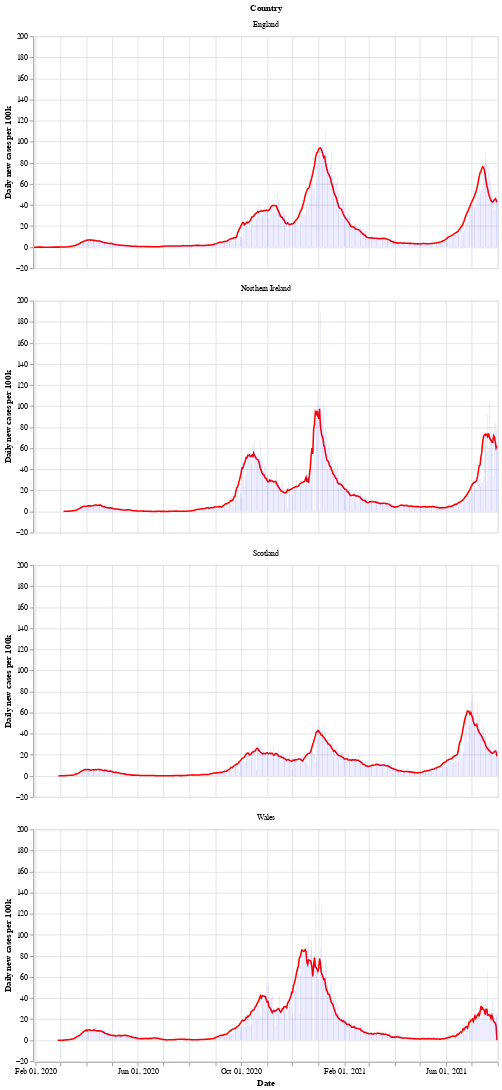

Notebook code cell kept with this figure:
### Markdown cell above
Next is a bar chart of the number of new cases in each country (per 100k population), with the 7 day moving average of cases. Again we see that Wales saw a longer period of raising and falling cases compared to the other countries.

After a period of cases falling, each nation is now seeing a rise in the number of cases - especially in Wales.

### Code cell
# collapse
bars = alt.Chart(uk_cases).mark_bar().encode(
    x=alt.X("yearmonthdate(date):T", axis=alt.Axis(title='Date')),
    y=alt.Y("newCasesRate:Q", axis=alt.Axis(title='Daily new cases per 100k')),
    tooltip='newCasesRate',
    color=alt.condition(
        alt.datum.dailyChange > 0,
        alt.value("orange"),  # The positive color
        alt.value("blue")  # The negative color
    )
).properties(title='New cases per 100k population with rolling 7 day average', width=600).interactive()
line = alt.Chart(uk_cases).mark_line(
    color='red',
    size=2,
).transform_window(
    rolling_mean='mean(newCasesRate)',
    frame=[0, 7],
    groupby=['areaName']
).encode(
    x='yearmonthdate(date):T',
    y='rolling_mean:Q'
)
alt.layer(line, bars, data=uk_cases).facet(alt.Row('areaName', title='Country'), columns=1)

### Figure 1 — Vega-Lite specification as saved in the notebook (floating-point values rounded to 4 significant figures; data arrays with more than 128 entries replaced by an {"elided": "..."} marker saying what was removed)
{"config": {"view": {"continuousWidth": 400, "continuousHeight": 300}}, "data": {"name": "data-8d2e8752c02b372efb3678294b3224a5"}, "facet": {"type": "nominal", "field": "areaName", "title": "Country"}, "spec": {"layer": [{"mark": {"type": "line", "color": "red", "size": 2}, "encoding": {"x": {"type": "temporal", "field": "date", "timeUnit": "yearmonthdate"}, "y": {"type": "quantitative", "field": "rolling_mean"}}, "transform": [{"window": [{"op": "mean", "field": "newCasesRate", "as": "rolling_mean"}], "frame": [0, 7], "groupby": ["areaName"]}]}, {"mark": "bar", "encoding": {"color": {"condition": {"value": "orange", "test": "(datum.dailyChange > 0)"}, "value": "blue"}, "tooltip": {"type": "quantitative", "field": "newCasesRate"}, "x": {"type": "temporal", "axis": {"title": "Date"}, "field": "date", "timeUnit": "yearmonthdate"}, "y": {"type": "quantitative", "axis": {"title": "Daily new cases per 100k"}, "field": "newCasesRate"}}, "selection": {"selector002": {"type": "interval", "bind": "scales", "encodings": ["x", "y"]}}, "title": "New cases per 100k population with rolling 7 day average", "width": 600}]}, "columns": 1, "$schema": "https://vega.github.io/schema/vega-lite/v4.8.1.json", "datasets": {"data-8d2e8752c02b372efb3678294b3224a5": {"elided": "2104 records"}}}
